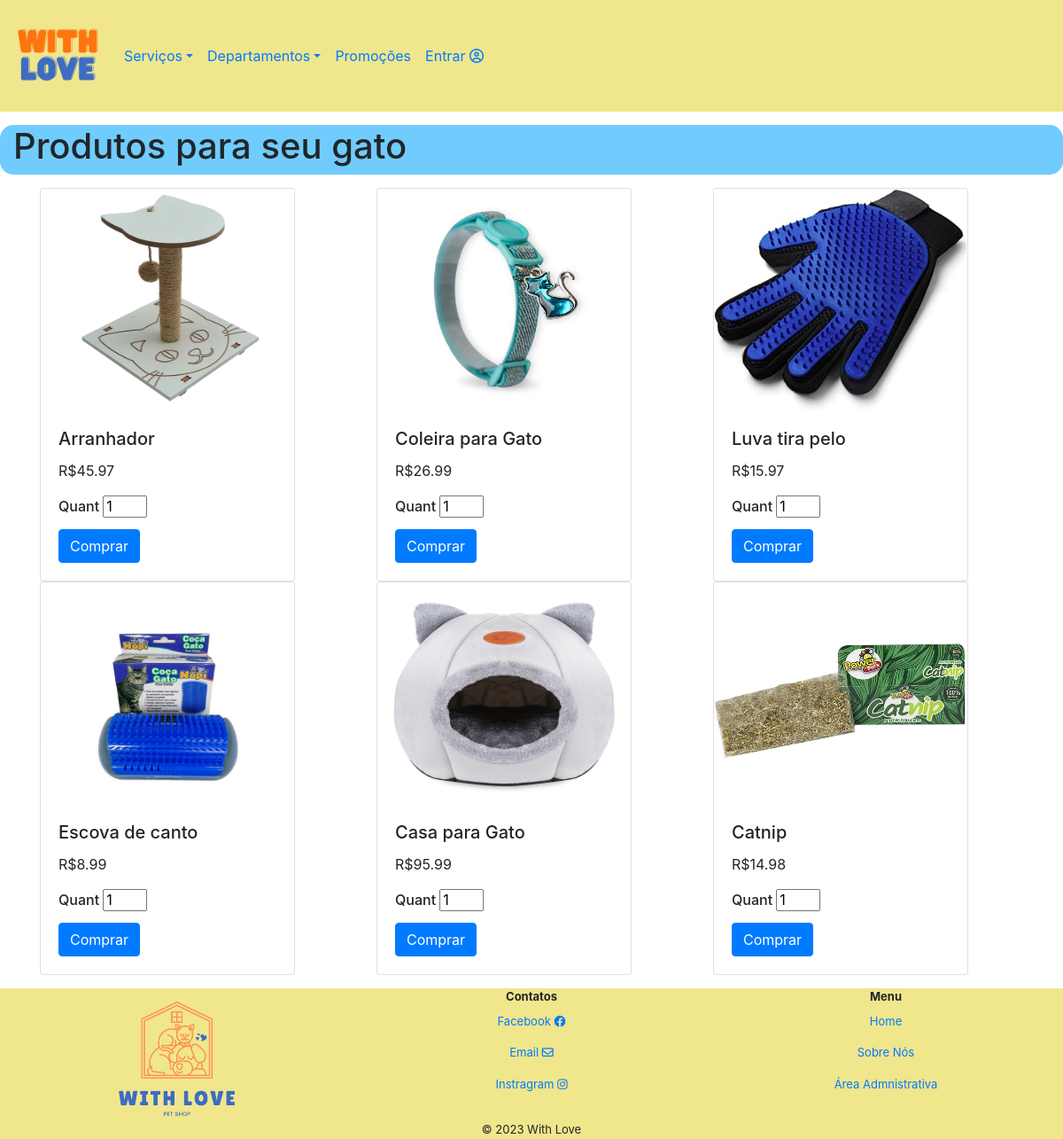
/dpgatos.php, run on the app's committed database.
### tables this page shows
CREATE TABLE `produto` (
  `codproduto` INTEGER PRIMARY KEY auto_increment,
  `nome` varchar(100) NOT NULL,
  `marca` varchar(35) NOT NULL,
  `quantidade` int(250) NOT NULL,
  `preco` double NOT NULL,
  `idcategoria` int(11) NOT NULL,
  `foto` varchar(255) NOT NULL,
  FOREIGN KEY (idcategoria) REFERENCES categoria (idcategoria));

### dpgatos.php (the view, shortened to what this page needs)
<?php
    require_once 'head.php';
    require_once 'menu.php';
    require_once 'conexao.php';
    $sql = "SELECT * FROM `produto` WHERE `idcategoria` = '3';";
    $resultado = $conn->prepare($sql);
    $resultado -> execute();
    if(($resultado) and ($resultado->rowCount()!=0)){
?>
<div class="container-fluid titulocat">
    <div class="row">
        <div class="col-md-12">
            <h1>Produtos para seu gato</h1>
        </div>
    </div>
</div>
<div class="container cat">
    <div class="row">
    <?php
        while ($linha = $resultado->fetch(PDO::FETCH_ASSOC)) {
            extract($linha);
    ?>
        <div class="col-md-4">
        <div class="card" style="width: 18rem;">
            <img src="<?php echo $foto; ?>" class="card-img-top" alt="Imagem de capa do card">
            <div class="card-body">
                <h5 class="card-title"><?php echo $nome; ?></h5>
                <p class="card-text">R$<?php echo $preco; ?></p>
                <form action="carrinho.php" method="post">
                    <h6><label>Quant</label>
                    <input type="number" name="quantcomprada" value="1" style=width:50px;></h6>
                <input type="submit" class="btn btn-primary" value="Comprar">
                </form>
            </div>
        </div>
        </div>
        <?php
        }
    }
    ?>
    </div>
</div>
<?php
    require_once 'footer.php';
?>

### paginas.css (style rules this page uses)
.titulobt, .titulofarm, .tituloprom, .titulodog, .titulocat, .titulopets, .titulosobre { background-color: #70ccfc; border-radius: 15px; margin-right: 10px; margin-top: 15px; margin-bottom: 15px; }
.bt img, .farm img, .prom img, .dog img, .cat img, .pets img, .sobrenos img { height:250px; width: auto; }
.farm, .prom, .dog, .cat, .pets, .admc, .clic { margin-top: 15px; margin-bottom: 15px; }

### data on the page
produto: foto (picture), nome "Arranhador", preco "45.97"
produto: foto (picture), nome "Coleira para Gato", preco "26.99"
produto: foto (picture), nome "Luva tira pelo", preco "15.97"
produto: foto (picture), nome "Escova de canto", preco "8.99"
produto: foto (picture), nome "Casa para Gato", preco "95.99"
produto: foto (picture), nome "Catnip", preco "14.98"
